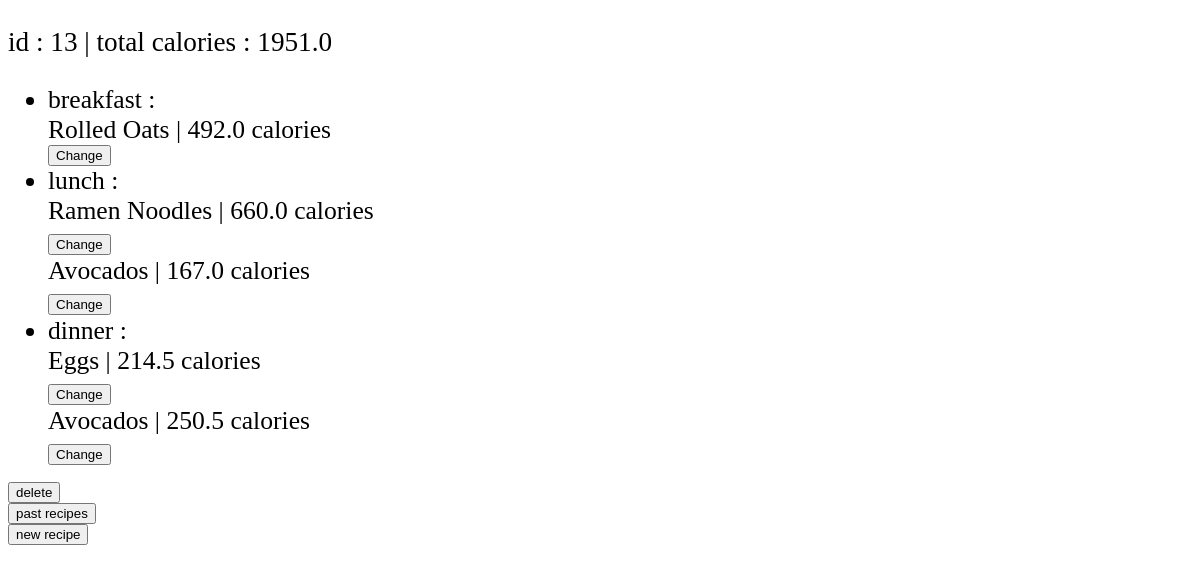
Page /recipe/ (signed in) on the earlier database version.
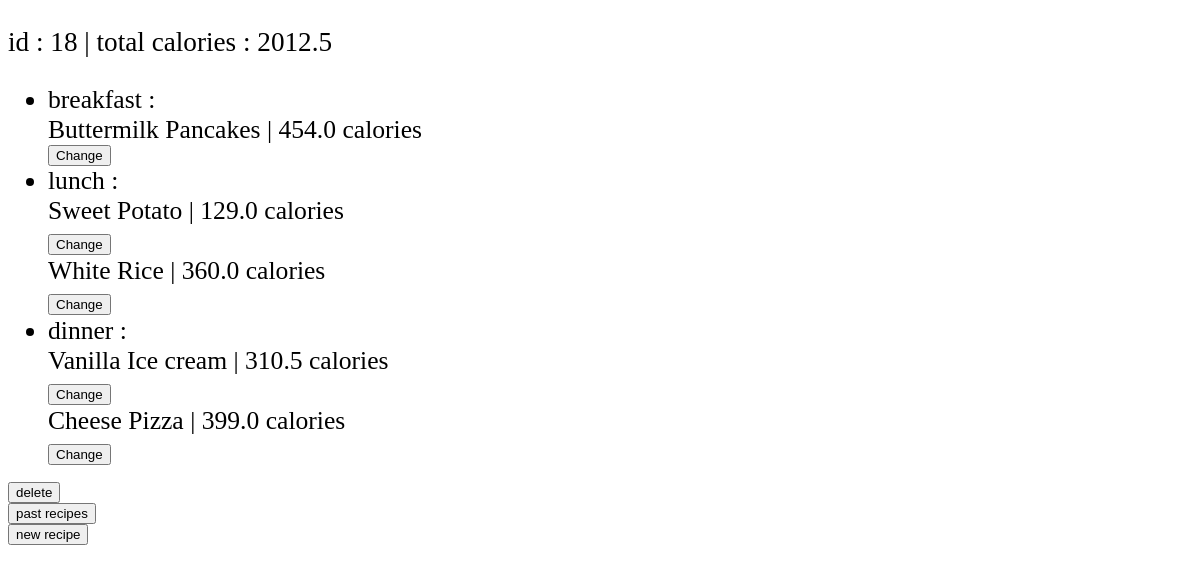
Same page on the later database version.
### main/models.py (models this page shows, shortened)
class recipeTable(models.Model):
    user = models.CharField(max_length = 50, default = '')
    totalCal = models.FloatField(default = 0)
    foodItem1 = models.CharField(max_length=125, null=True)
    cal1 = models.FloatField(default=0)
    foodItem2 = models.CharField(max_length=125, null=True)
    cal2 = models.FloatField(default=0)
    foodItem3 = models.CharField(max_length=125, null=True)
    cal3 = models.FloatField(default=0)
    foodItem4 = models.CharField(max_length=125, null=True)
    cal4 = models.FloatField(default=0)
    foodItem5 = models.CharField(max_length=125, null=True)
    cal5 = models.FloatField(default=0)
    class Meta:
        indexes = [
           models.Index(fields=['user']),
        ]

### main/views.py (the view)
# urls.py: path('recipe/', recipe),
def recipe(request):
   currentUser = request.user
   personId = currentUser.username
   recipeInfo = recipeTable.objects.raw('SELECT * FROM main_recipeTable WHERE user = %s ORDER BY id desc LIMIT 1', [personId])
   return render(request, 'recipe.html', {'recipeInfo' : recipeInfo})

### templates/recipe.html
<!DOCTYPE html>
<html>
    {% for info in recipeInfo %}
    <p style="font-size:170%;">id : {{info.id}}  | total calories : {{info.totalCal}}</p>
    <ul>
        <li style="font-size:160%;">breakfast : <br> {{info.foodItem1}} | {{info.cal1}} calories</li>
        <form action="/recipe/update/1/{{info.id}}" method="POST"> {% csrf_token %}
            <input type = "submit" value = "Change">
        </form>
        <li style="font-size:160%;">lunch : <br> {{info.foodItem2}} | {{info.cal2}} calories
            <form action="/recipe/update/2/{{info.id}}" method="POST"> {% csrf_token %}
                <input type = "submit" value = "Change">
            </form>
             {{info.foodItem3}} | {{info.cal3}} calories
             <form action="/recipe/update/3/{{info.id}}" method="POST"> {% csrf_token %}
                <input type = "submit" value = "Change">
            </form></li>
        <li style="font-size:160%;">dinner : <br> {{info.foodItem4}} | {{info.cal4}} calories
            <form action="/recipe/update/4/{{info.id}}" method="POST"> {% csrf_token %}
                <input type = "submit" value = "Change">
            </form>
            {{info.foodItem5}} | {{info.cal5}} calories
            <form action="/recipe/update/5/{{info.id}}" method="POST"> {% csrf_token %}
                <input type = "submit" value = "Change">
            </form></li>
    </ul>
    <form action = "/recipe/delete/{{info.id}}" methond = "Post">{% csrf_token %}
        <input type = "submit" value = "delete">
    </form>
    {% endfor %}
    <form action = "/recipe/past/" methond = "Post">{% csrf_token %}
        <input type = "submit" value = "past recipes">
    </form>
    <form action = "/recipe/addNew/" methond = "Post">{% csrf_token %}
        <input type = "submit" value = "new recipe">
    </form>
</html>

Differences in the rows shown:
removed recipeTable: id "13", totalCal "1951.0", foodItem1 "Rolled Oats", cal1 "492.0", foodItem2 "Ramen Noodles", cal2 "660.0", foodItem3 "Avocados", cal3 "167.0", foodItem4 "Eggs", cal4 "214.5", foodItem5 "Avocados", cal5 "250.5"
added recipeTable: id "18", totalCal "2012.5", foodItem1 "Buttermilk Pancakes", cal1 "454.0", foodItem2 "Sweet Potato", cal2 "129.0", foodItem3 "White Rice", cal3 "360.0", foodItem4 "Vanilla Ice cream", cal4 "310.5", foodItem5 "Cheese Pizza", cal5 "399.0"
